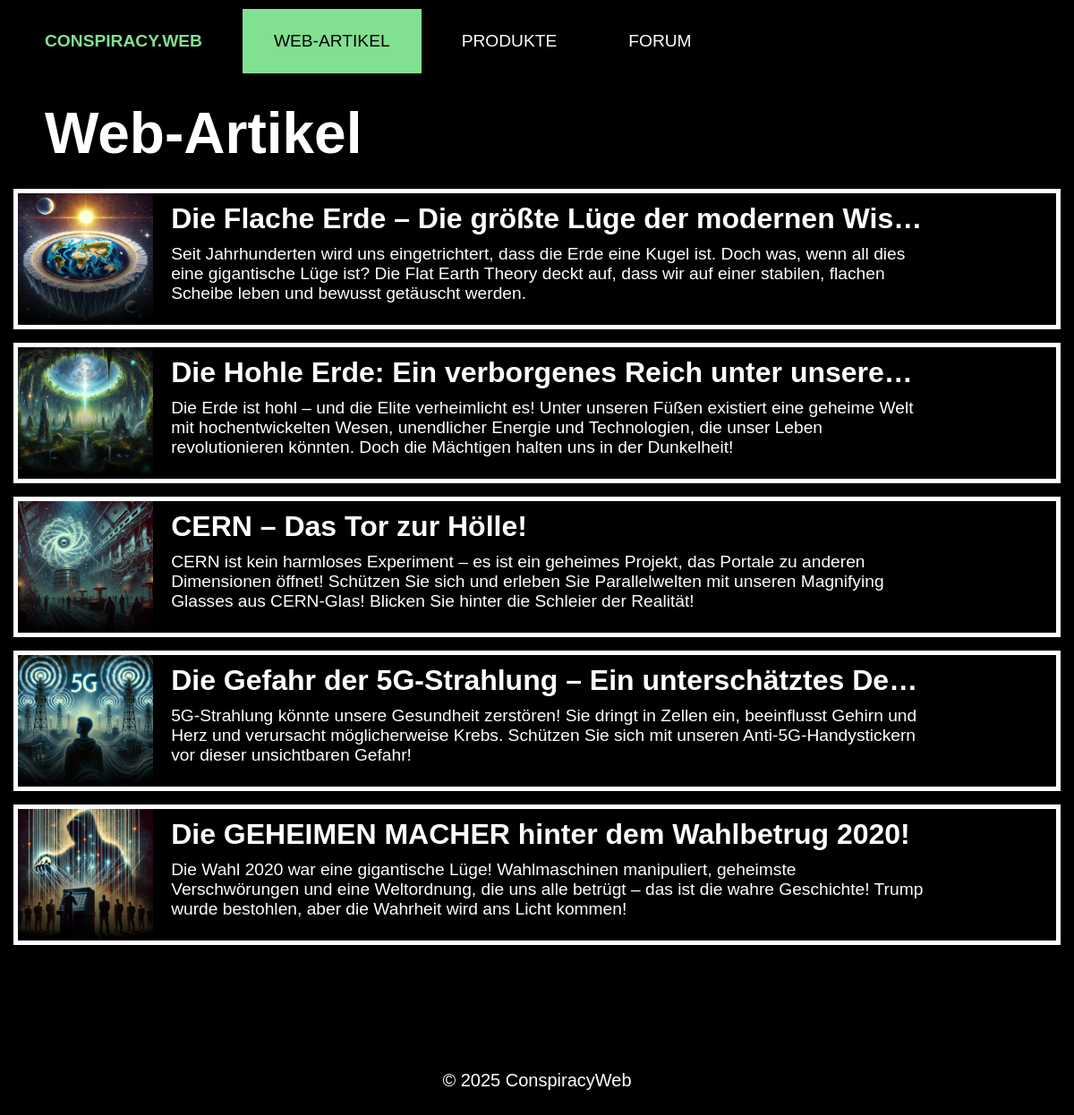
The app's page /articles.php with its own data.
### tables this page shows
CREATE TABLE `articles` (
  `article_id` int(11) NOT NULL,
  `article_title` varchar(255) NOT NULL,
  `article_subtitle` varchar(255) NOT NULL,
  `article_image` varchar(255) NOT NULL,
  `article_text` text NOT NULL
);

### articles.php (the view, shortened to what this page needs)
<!DOCTYPE html>
<html>
    <head>
        <link rel="stylesheet" href="style.css">
    </head>
    <body>
        <div class="div_navigation_bar">
            <ul>
                <li><a style="color:rgb(129, 224, 145);"class="navigation_bar_home" href="index.php"><strong>CONSPIRACY.WEB</strong></a></li>
                <li><a class="navigation_bar_selected" href="articles.php">WEB-ARTIKEL</a></li>
                <li><a class="navigation_bar" href="products.php">PRODUKTE</a></li>
                <li><a class="navigation_bar" href="forum.php">FORUM</a></li>
            </ul>
        </div>
        <h1 class="title">Web-Artikel</h1>
<?php
    include("connection.php");
        $sql = "SELECT * FROM articles";
        $result = mysqli_query($conn, $sql);
        if(mysqli_num_rows($result) > 0) {
            while($row = mysqli_fetch_assoc($result)){
                echo "<a href=article.php?id=".$row["article_id"]." class=\"clickable_div\" style=\"all:inherit\">";
                echo "<div class=\"product_list_item\">";
                echo "<img src=\"" . $row["article_image"] . "\"/>";
                echo "<h1 class=\"product_list_item\">" . $row["article_title"] . "</h1>";
                echo "<p class=\"product_list_item_description\">" . $row["article_subtitle"] . "</p>";
                echo "</div>";
                echo "</a>";
            };
        }
        else{
            echo "Ladefehler!";
        }
?>
<html>
    <p class="footer"><br><br><br><br><br>© 2025 ConspiracyWeb<br><br></p>
</html>

### style.css (style rules this page uses)
body { margin: 0; padding: 0; border: 0; }
h1, h2, h3, h4, h5, h6, p, video { margin: 0; padding: 10px; border: 0; font-size: 120%; }
body { background-color: rgb(0, 0, 0); color:white; font-family: Helvetica, Arial, sans-serif; }
ul { list-style-type: none; margin: 0; padding: 0; border: 0; overflow:hidden; }
a.navigation_bar, a.navigation_bar:visited { font-size: 120%; color: rgb(255, 255, 255); padding: 25px 35px; text-align: center; text-decoration: none; display: block; float: left; margin: 10px 5px 10px 5px; -webkit-transition: 0.5s; transition: 0.5s; }
a.navigation_bar_home { font-size: 120%; color: rgb(255, 255, 255); padding: 25px 35px; text-align: center; text-decoration: none; display: block; float: left; margin: 10px 5px 10px 15px; }
a.navigation_bar_selected { font-size: 120%; background-color:rgb(129, 224, 145); color: rgb(0, 0, 0); padding: 25px 35px; text-align: center; text-decoration: none; display: block; float: left; margin: 10px 5px 10px 5px; }
div.div_navigation_bar { background-color: rgb(0, 0, 0); position: sticky; top: 0px; margin: none; }
h1.product_list_item { font-size: 200%; overflow: hidden; text-overflow: ellipsis; margin-left: 10px; white-space: nowrap; }
p.product_list_item_description { margin-left: 10px; line-clamp: 3; display: -webkit-box; max-height: 5.5ch; -webkit-line-clamp: 3; -webkit-box-orient: vertical; overflow: hidden; }
div.product_list_item { display:grid; grid-template-columns: 4cm 100fr 15ch; grid-template-rows: 47px 100px; grid-auto-rows: minmax(auto, max-content); gap: 0px; justify-content: space-around; align-content: center; margin: 15px; padding: none; font-size: 16px; cursor: pointer; border: 5px solid rgb(255, 255, 255); -webkit-transition: 0.5s; transition: 0.1s; }
div.product_list_item img { width:4cm; height:100%; grid-row: 1 / span 2; float: left; border-radius: 0px; }
div.product_list_item h1 { grid-row: 1 / span 1; }
div.product_list_item p.product_list_item_description { grid-row: 2 / span 1; }
h1.title { font-size: 400%; color: rgb(255, 255, 255); margin: 10px 40px 10px; }
p.footer { font-size: 20px; text-align: center; }

### records on screen
articles: article_image (picture), article_title "Die Flache Erde – Die größte Lüge der modernen Wis…", article_subtitle "Seit Jahrhunderten wird uns eingetrichtert, dass die Erde eine Kugel ist. Doch was, wenn all dies eine gigantische Lüge ist? Die Flat Earth Theory deckt auf, dass wir auf einer stabilen, flachen Scheibe leben und bewusst getäuscht werden."
articles: article_image (picture), article_title "Die Hohle Erde: Ein verborgenes Reich unter unsere…", article_subtitle "Die Erde ist hohl – und die Elite verheimlicht es! Unter unseren Füßen existiert eine geheime Welt mit hochentwickelten Wesen, unendlicher Energie und Technologien, die unser Leben revolutionieren könnten. Doch die Mächtigen halten uns in der Dunkelheit!"
articles: article_image (picture), article_title "CERN – Das Tor zur Hölle!", article_subtitle "CERN ist kein harmloses Experiment – es ist ein geheimes Projekt, das Portale zu anderen Dimensionen öffnet! Schützen Sie sich und erleben Sie Parallelwelten mit unseren Magnifying Glasses aus CERN-Glas! Blicken Sie hinter die Schleier der Realität!"
articles: article_image (picture), article_title "Die Gefahr der 5G-Strahlung – Ein unterschätztes De…", article_subtitle "5G-Strahlung könnte unsere Gesundheit zerstören! Sie dringt in Zellen ein, beeinflusst Gehirn und Herz und verursacht möglicherweise Krebs. Schützen Sie sich mit unseren Anti-5G-Handystickern vor dieser unsichtbaren Gefahr!"
articles: article_image (picture), article_title "Die GEHEIMEN MACHER hinter dem Wahlbetrug 2020!", article_subtitle "Die Wahl 2020 war eine gigantische Lüge! Wahlmaschinen manipuliert, geheimste Verschwörungen und eine Weltordnung, die uns alle betrügt – das ist die wahre Geschichte! Trump wurde bestohlen, aber die Wahrheit wird ans Licht kommen!"
